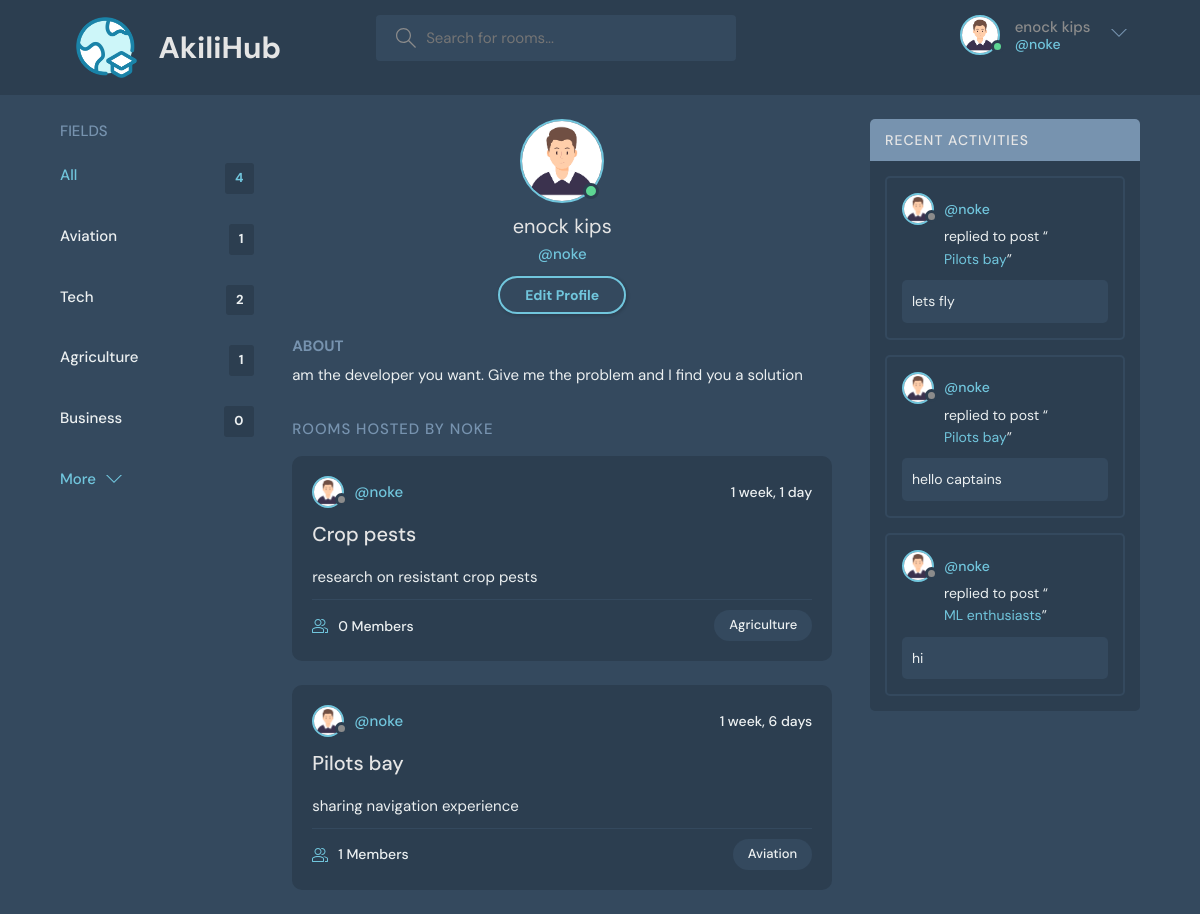
The app's page /user-profile/0e362e47-ff3b-429a-b1f9-23d4026ae920/ (signed in) with its own data.
### base/models.py (models this page shows, shortened)
class User(AbstractUser):
    id = models.UUIDField(primary_key=True, default=uuid.uuid4, editable=False)
    email = models.EmailField(unique=True, null=True)
    name = models.CharField(max_length=100, null=True)
    bio = models.TextField(null=True)
    avatar = models.ImageField(null=True, default="avatar.svg")
    USERNAME_FIELD = 'email'
    REQUIRED_FIELDS = []

class Field(models.Model):
    id = models.UUIDField(primary_key=True, default=uuid.uuid4, editable=False)
    name = models.CharField(max_length=100)
    desctiption = models.TextField()

class AkiliRoom(models.Model):
    id = models.UUIDField(primary_key=True, default=uuid.uuid4, editable=False)
    owner = models.ForeignKey(User, on_delete=models.SET_NULL, null=True)
    field = models.ForeignKey(Field, on_delete=models.SET_NULL, null=True)
    name = models.CharField(max_length=200)
    description = models.TextField(null=True, blank=True)
    members = models.ManyToManyField(User, related_name='members', blank=True)
    created_at = models.DateTimeField(auto_now_add=True)
    updated_at = models.DateTimeField(auto_now=True)
    class Meta:
        ordering = ['-updated_at', '-created_at']
    def __str__(self):
        return self.name

class Message(models.Model):
    user = models.ForeignKey(User, on_delete=models.CASCADE)
    room = models.ForeignKey(AkiliRoom, on_delete=models.CASCADE)
    text = models.TextField()
    created_at = models.DateTimeField(auto_now_add=True)
    updated_at = models.DateTimeField(auto_now=True)

### base/views.py (the view)
# urls.py: path('user-profile/<str:pk>/', views.userProfile, name='user-profile'),
@login_required(login_url='login')
def userProfile(request, pk):
    user = User.objects.get(id=pk)
    rooms = user.akiliroom_set.all()
    room_messages = user.message_set.all()
    fields = Field.objects.all()
    context = {'user': user, 'rooms': rooms,
               'room_messages': room_messages, 'fields': fields}
    return render(request, 'base/profile.html', context)

### base/templates/base/profile.html (shortened to what this page needs)
{% extends 'main.html' %}
{% block content %}
  <main class="profile-page layout layout--3">
    <div class="container">
      {% include 'base/fields_component.html' %}
      <div class="roomList">
        <div class="profile">
          <div class="profile__avatar">
            <div class="avatar avatar--large active">
              <img src="{{user.avatar.url}}" alt="User Avatar"/>
            </div>
          </div>
          <div class="profile__info">
            <h3>{{ user.name }}</h3>
            <p>@{{user.username}}</p>
            {% if user == request.user %}
            <a href="{% url 'update-user' %}" class="btn btn--main btn--pill">Edit Profile</a>
            {% endif %}
          </div>
          <div class="profile__about">
            <h3>About</h3>
            <p>
            {{user.bio}}
          </div>
        </div>
        <div class="roomList__header">
          <div>
            <h2>Rooms Hosted by {{ user.username }}</a>
            </h2>
          </div>
        </div>
        {% include 'base/reusable_feeds.html' %}
      </div>
      <div class="activities">
        <div class="activities__header">
          <h2>Recent Activities</h2>
        </div>
        {% for message in room_messages %}
        <div class="activities__box">
          <div class="activities__boxHeader roomListRoom__header">
            <a href="{% url 'user-profile' message.user.id %}" class="roomListRoom__author">
              <div class="avatar avatar--small">
                <img src="{{message.user.avatar.url}}" />
              </div>
              <p>
                @{{message.user.username}}
              </p>
            </a>
          </div>
          <div class="activities__boxContent">
            <p>replied to post “<a href="{% url 'room' message.room.id %}">{{message.room}}</a>”</p>
            <div class="activities__boxRoomContent">
              {{message.text}}
            </div>
          </div>
        </div>
        {% endfor %}
      </div>
    </div>
  </main>
{% endblock content%}

### templates/main.html (shortened to what this page needs)
<!DOCTYPE html>
{% load static %}
<html lang="en">
  <head>
    <link rel="stylesheet" href="{% static 'styles/style.css' %}" />
  </head>
  <body>
    {% include 'nav.html' %}
    {% block content %}
    {% endblock %}
  </body>
</html>

### templates/nav.html (shortened to what this page needs)
{% load static %}
<header class="header header--loggedIn">
    <div class="container">
      <a href="/" class="header__logo">
        <img src="{% static 'images/icons/learner.png' %}" />
        <h1>AkiliHub</h1>
      </a>
      <form class="header__search" method="GET" action="{% url 'home' %}">
        <label>
          <input name="q" placeholder="Search for rooms..." />
        </label>
      </form>
      <nav class="header__menu">
        {% if request.user.is_authenticated %}
        <div class="header__user">
          <a href="{% url 'user-profile' request.user.id %}">
            <div class="avatar avatar--medium active">
              <img src="{{request.user.avatar.url}}" />
            </div>
            <p>{{ request.user.name }}<span>@{{request.user.username}}</span></p>
          </a>
          <button class="dropdown-button">
            <svg version="1.1" xmlns="http://www.w3.org/2000/svg" width="32" height="32" viewBox="0 0 32 32">
              <title>chevron-down</title>
              <path d="M16 21l-13-13h-3l16 16 16-16h-3l-13 13z"></path>
            </svg>
          </button>
        </div>
        {% else %}
        <a href="{% url 'login' %}">
          <img src="{% static 'images/avatar.svg' %}" />
          <p>Login</p>
        </a>
        {% endif %}
      </nav>
    </div>
  </header>

### base/templates/base/fields_component.html
<div class="topics">
    <div class="topics__header">
      <h2>Fields</h2>
    </div>
    <ul class="topics__list">
      <li>
        <a href="{% url 'home' %}" class="active">All <span>{{ fields.count }}</span></a>
      </li>
      {% for field in fields %}
      <li>
        <a href="{% url 'home' %}?q={{field.name}}">{{field.name}} <span>{{ field.akiliroom_set.all.count }}</span></a>
      </li>
      {% endfor %}
    </ul>
    <a class="btn btn--link" href="{% url 'fields' %}">
      More
      <svg version="1.1" xmlns="http://www.w3.org/2000/svg" width="32" height="32" viewBox="0 0 32 32">
        <title>chevron-down</title>
        <path d="M16 21l-13-13h-3l16 16 16-16h-3l-13 13z"></path>
      </svg>
    </a>
  </div>

### base/templates/base/reusable_feeds.html (shortened to what this page needs)
{% for room in rooms %}
    <div class="roomListRoom">
    <div class="roomListRoom__header">
        <a href="{% url 'user-profile' room.owner.id %}" class="roomListRoom__author">
        <div class="avatar avatar--small">
            <img src="{{room.owner.avatar.url}}" />
        </div>
        <span>@{{room.owner.username}}</span>
        </a>
        <div class="roomListRoom__actions">
        <span>{{room.created_at|timesince}}</span>
        </div>
    </div>
    <div class="roomListRoom__content">
        <a href="{% url 'room' room.id %}">{{room.name}}</a>
        <p>
        {{room.description}}
        </p>
    </div>
    <div class="roomListRoom__meta">
        <a href="{% url 'room' room.id %}" class="roomListRoom__joined">
        {{room.members.all.count}} Members
        </a>
        <p class="roomListRoom__topic">{{room.field.name}}</p>
    </div>
    </div>
{% endfor %}

### records on screen
User: user.avatar (picture), user.name "enock kips", user.username "noke", avatar (picture), name "enock kips", username "noke", bio "am the developer you want. Give me the problem and I find you a solution", username "NOKE"
Field: name "Aviation", akiliroom_set.all.count "1"
Field: name "Tech", akiliroom_set.all.count "2"
Field: name "Agriculture", akiliroom_set.all.count "1"
Field: name "Business", akiliroom_set.all.count "0"
AkiliRoom: owner.avatar (picture), owner.username "noke", created_at "1 week, 1 day", name "Crop pests", description "research on resistant crop pests", members.all.count "0", field.name "Agriculture"
AkiliRoom: owner.avatar (picture), owner.username "noke", created_at "1 week, 6 days", name "Pilots bay", description "sharing navigation experience", members.all.count "1", field.name "Aviation"
Message: user.avatar (picture), user.username "noke", room "Pilots bay", text "lets fly"
Message: user.avatar (picture), user.username "noke", room "Pilots bay", text "hello captains"
Message: user.avatar (picture), user.username "noke", room "ML enthusiasts", text "hi"

### other values on screen
{{ fields.count }} "4"
